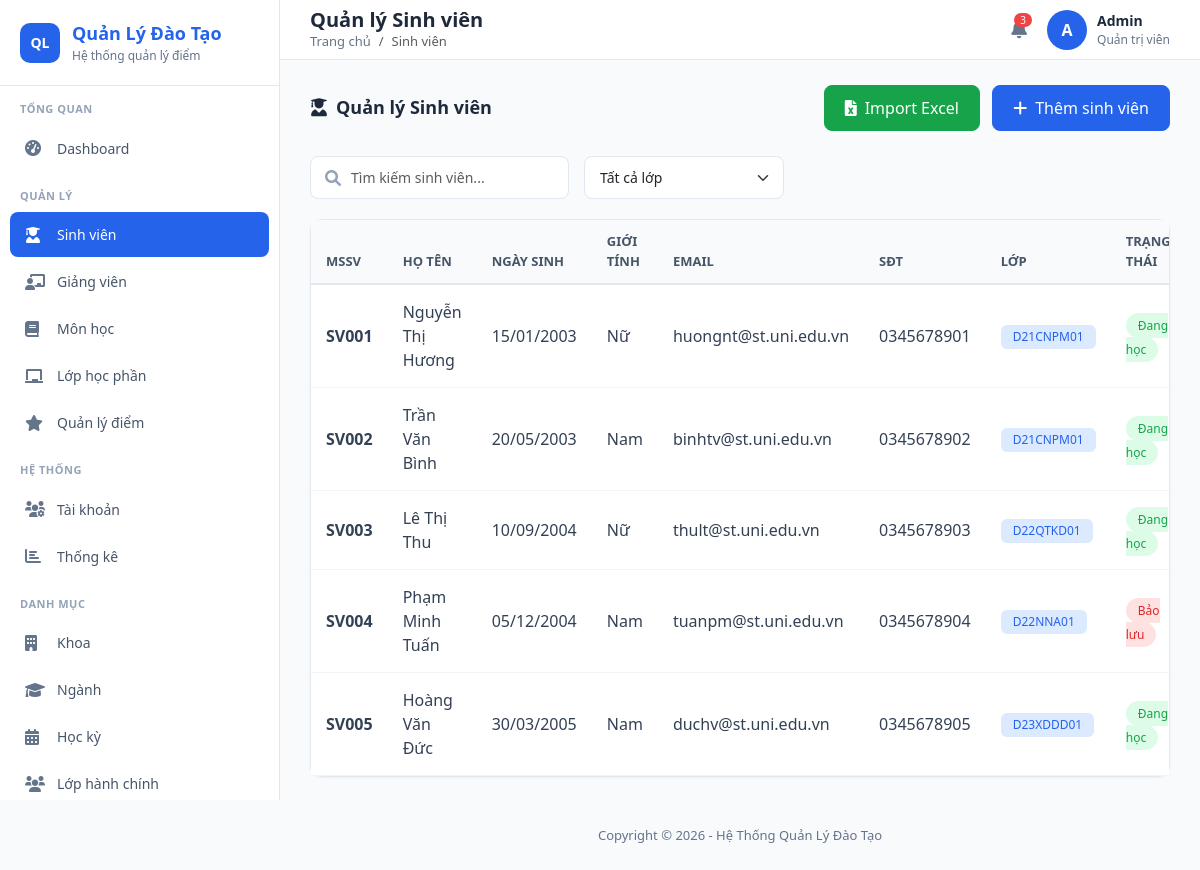
The page /public/index.php?url=SinhVien/index on the database its author committed.
### tables this page shows
CREATE TABLE SINH_VIEN (
    MaSinhVien VARCHAR(20) PRIMARY KEY,
    HoTen VARCHAR(100) NOT NULL,
    NgaySinh DATE NOT NULL,
    GioiTinh VARCHAR(10),
    DiaChi VARCHAR(255),
    Email VARCHAR(100),
    SoDienThoai VARCHAR(15),
    MaLop VARCHAR(20) NOT NULL,
    TrangThaiHocTap VARCHAR(50) DEFAULT 'Đang học',
    FOREIGN KEY (MaLop) REFERENCES LOP_HANH_CHINH(MaLop)
);

### app/controllers/SinhVienController.php (called while the page is built, shortened)
<?php
require_once __DIR__ . '/../config/Database.php';
require_once __DIR__ . '/../models/SinhVienModel.php';
class SinhVienController {
    private $svModel;
    public function __construct() {
        $database = new Database();
        $this->db = $database->getConnection();
            $this->svModel = new SinhVienModel($this->db);
    }
    public function index() {
        $sinhviens = $this->svModel->readAll();
        $data = [
            'sinhviens' => $sinhviens,
            'pageTitle' => 'Quản lý Sinh viên',
            'breadcrumb' => 'Sinh viên'
        ];
        require_once "../app/views/sinhvien/index.php";
    }
}
?>

### app/core/App.php (called while the page is built, shortened)
<?php
class App {
    protected $method = 'index';
    public function __construct() {
        $url = $this->parseUrl();
        if ($url != null && file_exists('../app/controllers/' . ucfirst($url[0]) . 'Controller.php')) {
            unset($url[0]);
        }
        $this->controller = new $this->controller;
        if (isset($url[1])) {
            if (method_exists($this->controller, $url[1])) {
                $this->method = $url[1];
                unset($url[1]);
            }
        }
        $this->params = $url ? array_values($url) : [];
        call_user_func_array([$this->controller, $this->method], $this->params);
    }
    public function parseUrl() {
        if (isset($_GET['url'])) {
            return explode('/', filter_var(rtrim($_GET['url'], '/'), FILTER_SANITIZE_URL));
        }
        return null;
    }
}
?>

### public/index.php (called while the page is built, shortened)
<?php
$app = new App();
?>

### app/config/Database.php (called while the page is built, shortened)
<?php
class Database {
    private $host = 'localhost';
    private $db   = 'qldiem';
    private $user = 'root';
    private $pass = '';
    private $charset = 'utf8mb4';
    public function getConnection() {
        $this->conn = null;
        $dsn = "mysql:host=" . $this->host . ";dbname=" . $this->db . ";charset=" . $this->charset;
        $options = [
            PDO::ATTR_ERRMODE            => PDO::ERRMODE_EXCEPTION,
            PDO::ATTR_DEFAULT_FETCH_MODE => PDO::FETCH_ASSOC,
            PDO::ATTR_EMULATE_PREPARES   => false,
        ];
        try {
            $this->conn = new PDO($dsn, $this->user, $this->pass, $options);
        } catch (PDOException $e) {
            die('Kết nối database thất bại: ' . $e->getMessage());
        }
        return $this->conn;
    }
}
?>

### app/models/SinhVienModel.php (called while the page is built, shortened)
<?php
require_once __DIR__ . '/../config/Database.php';
class SinhVienModel {
    private $conn;
    private $table_name = "SINH_VIEN";
    public function __construct($db) {
        $this->conn = $db;
    }
    public function readAll() {
        $query = "SELECT * FROM " . $this->table_name;
        $stmt = $this->conn->prepare($query);
        $stmt->execute();
        return $stmt->fetchAll(PDO::FETCH_ASSOC);
    }
}

### app/views/sinhvien/index.php (the view, shortened to what this page needs)
<?php require_once '../app/views/layouts/header.php'; ?>
<div class="page-header">
    <h4><i class="fas fa-user-graduate me-2"></i>Quản lý Sinh viên</h4>
    <div>
        <button class="btn btn-success me-2" data-bs-toggle="modal" data-bs-target="#importModal">
            <i class="fas fa-file-excel me-2"></i>Import Excel
        </button>
        <button class="btn btn-primary" data-bs-toggle="modal" data-bs-target="#addModal">
            <i class="fas fa-plus me-2"></i>Thêm sinh viên
        </button>
    </div>
</div>
<div class="filter-bar">
    <div class="search-box">
        <i class="fas fa-search"></i>
        <input type="text" class="form-control" placeholder="Tìm kiếm sinh viên..." id="searchInput">
    </div>
    <select class="form-select" id="filterLop">
        <option value="">Tất cả lớp</option>
    </select>
</div>
<div class="card">
    <div class="card-body p-0">
        <div class="table-responsive">
            <table class="table" id="dataTable">
                <thead>
                    <tr>
                        <th>MSSV</th>
                        <th>Họ tên</th>
                        <th>Ngày sinh</th>
                        <th>Giới tính</th>
                        <th>Email</th>
                        <th>SĐT</th>
                        <th>Lớp</th>
                        <th>Trạng thái</th>
                    </tr>
                </thead>
                <tbody>
                    <?php if(isset($data['sinhviens']) && count($data['sinhviens']) > 0): ?>
                        <?php foreach($data['sinhviens'] as $sv): ?>
                        <tr>
                            <td><strong><?= $sv['MaSinhVien'] ?></strong></td>
                            <td><?= $sv['HoTen'] ?></td>
                            <td><?= isset($sv['NgaySinh']) ? date('d/m/Y', strtotime($sv['NgaySinh'])) : '' ?></td>
                            <td><?= $sv['GioiTinh'] ?? '' ?></td>
                            <td><?= $sv['Email'] ?? '' ?></td>
                            <td><?= $sv['SoDienThoai'] ?? '' ?></td>
                            <td><span class="badge bg-primary-light"><?= $sv['MaLop'] ?? '' ?></span></td>
                            <td>
                                <?php if(isset($sv['TrangThaiHocTap']) && $sv['TrangThaiHocTap'] == 'Đang học'): ?>
                                    <span class="status-active">Đang học</span>
                                <?php else: ?>
                                    <span class="status-inactive"><?= $sv['TrangThaiHocTap'] ?? 'N/A' ?></span>
                                <?php endif; ?>
                            </td>
                        </tr>
                        <?php endforeach; ?>
                    <?php endif; ?>
                </tbody>
            </table>
        </div>
    </div>
</div>
<?php require_once '../app/views/layouts/footer.php'; ?>

### public/css/admin.css (style rules this page uses)
:root { --primary-color: #2563eb; --primary-dark: #1d4ed8; --sidebar-width: 280px; --header-height: 60px; }
* { margin: 0; padding: 0; box-sizing: border-box; }
body { font-family: 'Segoe UI', Tahoma, Geneva, Verdana, sans-serif; background-color: #f8fafc; min-height: 100vh; }
.card { background: #fff; border-radius: 12px; border: 1px solid #e2e8f0; box-shadow: 0 1px 3px rgba(0,0,0,0.05); }
.card-body { padding: 20px; }
.btn { border-radius: 8px; font-weight: 500; padding: 10px 20px; transition: all 0.2s; }
.btn-primary { background: var(--primary-color); border-color: var(--primary-color); }
.btn-success { background: #16a34a; border-color: #16a34a; }
.table { margin: 0; }
.table thead th { background: #f8fafc; border-bottom: 2px solid #e2e8f0; color: #475569; font-weight: 600; font-size: 13px; text-transform: uppercase; padding: 12px 15px; }
.table tbody td { padding: 15px; vertical-align: middle; border-bottom: 1px solid #f1f5f9; color: #334155; }
.form-control, .form-select { border-radius: 8px; border: 1px solid #e2e8f0; padding: 10px 15px; font-size: 14px; }
.badge { padding: 6px 12px; border-radius: 6px; font-weight: 500; font-size: 12px; }
.badge-primary, .bg-primary-light { background: #dbeafe !important; color: var(--primary-color) !important; }
.page-header { display: flex; justify-content: space-between; align-items: center; margin-bottom: 25px; }
.page-header h4 { font-size: 18px; font-weight: 600; color: #1e293b; margin: 0; }
.search-box { position: relative; }
.search-box input { padding-left: 40px; }
.search-box i { position: absolute; left: 15px; top: 50%; transform: translateY(-50%); color: #94a3b8; }
.status-active { background: #dcfce7; color: #16a34a; padding: 4px 12px; border-radius: 20px; font-size: 12px; font-weight: 500; }
.status-inactive { background: #fee2e2; color: #dc2626; padding: 4px 12px; border-radius: 20px; font-size: 12px; font-weight: 500; }
.filter-bar { display: flex; gap: 15px; margin-bottom: 20px; flex-wrap: wrap; }
.filter-bar .form-control, .filter-bar .form-select { width: auto; min-width: 200px; }

### rows shown on the page
sinh_vien: MaSinhVien "SV001", HoTen "Nguyễn Thị Hương", NgaySinh "15/01/2003", GioiTinh "Nữ", Email "huongnt@st.uni.edu.vn", SoDienThoai "0345678901", MaLop "D21CNPM01", TrangThaiHocTap "Đang học"
sinh_vien: MaSinhVien "SV002", HoTen "Trần Văn Bình", NgaySinh "20/05/2003", GioiTinh "Nam", Email "binhtv@st.uni.edu.vn", SoDienThoai "0345678902", MaLop "D21CNPM01", TrangThaiHocTap "Đang học"
sinh_vien: MaSinhVien "SV003", HoTen "Lê Thị Thu", NgaySinh "10/09/2004", GioiTinh "Nữ", Email "thult@st.uni.edu.vn", SoDienThoai "0345678903", MaLop "D22QTKD01", TrangThaiHocTap "Đang học"
sinh_vien: MaSinhVien "SV004", HoTen "Phạm Minh Tuấn", NgaySinh "05/12/2004", GioiTinh "Nam", Email "tuanpm@st.uni.edu.vn", SoDienThoai "0345678904", MaLop "D22NNA01", TrangThaiHocTap "Bảo lưu"
sinh_vien: MaSinhVien "SV005", HoTen "Hoàng Văn Đức", NgaySinh "30/03/2005", GioiTinh "Nam", Email "duchv@st.uni.edu.vn", SoDienThoai "0345678905", MaLop "D23XDDD01", TrangThaiHocTap "Đang học"

### other values the page prints
$data['pageTitle'] "Quản lý Sinh viên"
$data['breadcrumb'] "Sinh viên"
substr($_SESSION['user_name'] ?? 'A', 0, 1) "A"
$_SESSION['user_name'] "Admin"
$_SESSION['user_role'] "Quản trị viên"
